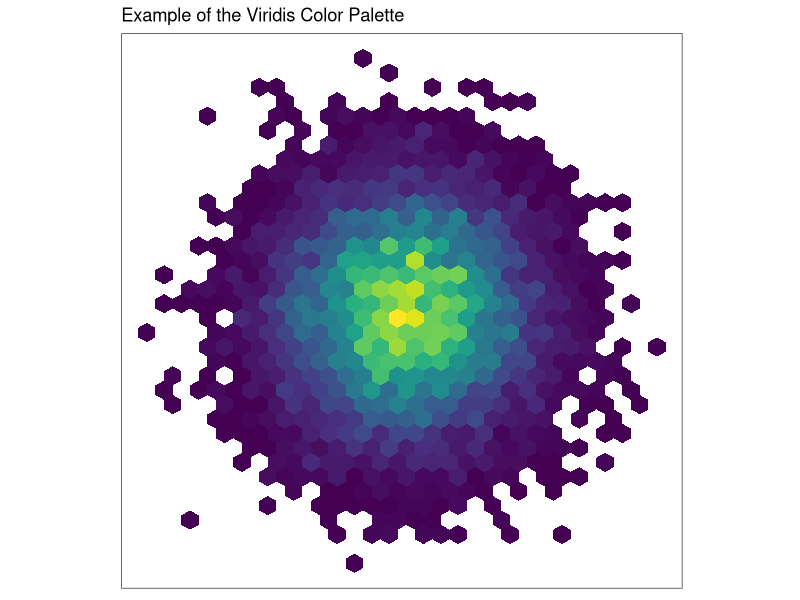

Source code (R):
## ---- chunk 1
create_tableau_palette <- function(palette_name,
                                   palette_colors,
                                   palette_type) {
  # check palette type
  p_type = match.arg(palette_type,
                     choices = c('ordered-diverging',
                                 'ordered-sequential',
                                 'regular'))
  # starting line
  line_start <- paste0('<color-palette name="',
                       palette_name,
                       '" type="',
                       p_type,
                       '">\n')
  # define colors
  colors <- paste0('<color>',
                   palette_colors,
                   '</color>\n')
  # ending line
  line_end <- "</color-palette>\n"
  # push together
  cat(paste0(c(line_start, colors, line_end)))
}

## ---- chunk 2
# character vector of first four Set2 color values
brewer_4 <- RColorBrewer::brewer.pal(4, 'Set2')
# use the function
create_tableau_palette(palette_name = "Color Brewer Set2 4",
                       palette_colors = brewer_4,
                       palette_type = 'regular')
## ---- chunk 3
library(ggplot2)
library(viridis)
ggplot(data.frame(x = rnorm(10000), y = rnorm(10000)), aes(x = x, y = y)) +
  geom_hex() + coord_fixed()+
  scale_fill_viridis() + theme_bw()+
  ggtitle('Example of the Viridis Color Palette')+
  theme(axis.text = element_blank(),
        panel.grid = element_blank(),
        axis.title = element_blank(),
        legend.position = 'none',
        axis.ticks = element_blank())+
  xlab('')+
  ylab('')
## ---- chunk 4
# need to store result for better printing, result is just a list of NULL
x<-purrr::map(4:7,
           ~create_tableau_palette(palette_name = paste('Viridis', .x),
                                   palette_colors = viridis::viridis(.x),
                                   palette_type = 'ordered-sequential'))
